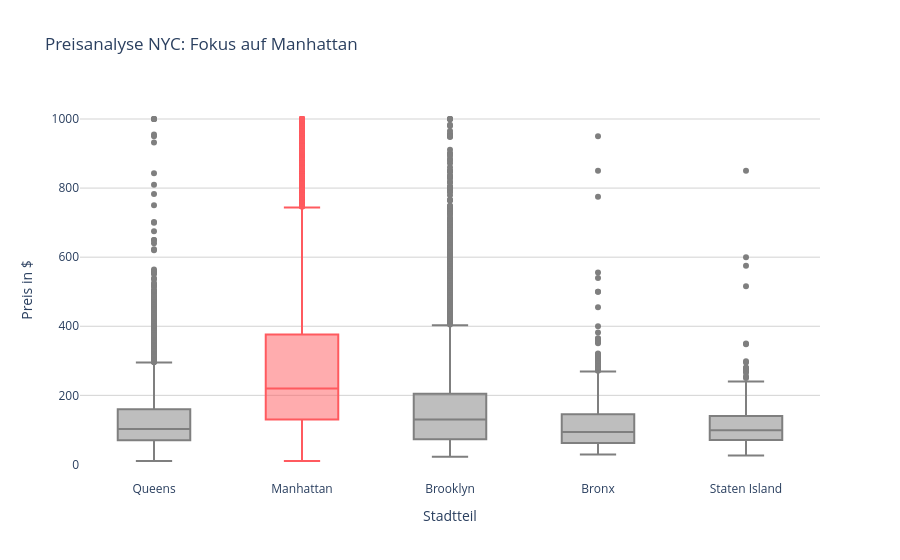

Notebook cell for this chart:
### Code cell
# 1. Farbschema definieren (Fokus Manhattan, Rest in kräftigerem Grau)
highlight_map = {
    'Manhattan': '#FF5A5F',     # Airbnb-Rot
    'Brooklyn': '#7F7F7F',      # Mittleres Dunkelgrau
    'Queens': '#7F7F7F',
    'Bronx': '#7F7F7F',
    'Staten Island': '#7F7F7F'
}

# 2. Plot erstellen
fig = px.box(df_test, 
             x='neighbourhood_group_cleansed', 
             y='price', 
             color='neighbourhood_group_cleansed',
             color_discrete_map=highlight_map,
             title='Preisanalyse NYC: Fokus auf Manhattan')

# 3. Design-Feinschliff
fig.update_layout(
    xaxis_title="Stadtteil",
    yaxis_title="Preis in $",
    plot_bgcolor='white',       # Weißer Hintergrund für maximale Farbwirkung
    showlegend=False
)

# Gitterlinien nur auf der Y-Achse für bessere Lesbarkeit der Preise
fig.update_yaxes(showgrid=True, gridcolor='LightGray')

fig.show()

### Figure 1 — Plotly figure (JSON) as saved in the notebook; plotly's stock layout.template omitted (floating-point values rounded to 4 significant figures; data arrays with more than 128 entries replaced by an {"elided": "..."} marker saying what was removed)
{"data": [{"alignmentgroup": "True", "hovertemplate": "neighbourhood_group_cleansed=%{x}<br>price=%{y}<extra></extra>", "legendgroup": "Queens", "marker": {"color": "#7F7F7F"}, "name": "Queens", "notched": false, "offsetgroup": "Queens", "orientation": "v", "showlegend": true, "type": "box", "x": {"elided": "3300 str values"}, "x0": " ", "xaxis": "x", "y": {"elided": "3300 float values"}, "y0": " ", "yaxis": "y"}, {"alignmentgroup": "True", "hovertemplate": "neighbourhood_group_cleansed=%{x}<br>price=%{y}<extra></extra>", "legendgroup": "Manhattan", "marker": {"color": "#FF5A5F"}, "name": "Manhattan", "notched": false, "offsetgroup": "Manhattan", "orientation": "v", "showlegend": true, "type": "box", "x": {"elided": "8894 str values"}, "x0": " ", "xaxis": "x", "y": {"elided": "8894 float values"}, "y0": " ", "yaxis": "y"}, {"alignmentgroup": "True", "hovertemplate": "neighbourhood_group_cleansed=%{x}<br>price=%{y}<extra></extra>", "legendgroup": "Brooklyn", "marker": {"color": "#7F7F7F"}, "name": "Brooklyn", "notched": false, "offsetgroup": "Brooklyn", "orientation": "v", "showlegend": true, "type": "box", "x": {"elided": "7427 str values"}, "x0": " ", "xaxis": "x", "y": {"elided": "7427 float values"}, "y0": " ", "yaxis": "y"}, {"alignmentgroup": "True", "hovertemplate": "neighbourhood_group_cleansed=%{x}<br>price=%{y}<extra></extra>", "legendgroup": "Bronx", "marker": {"color": "#7F7F7F"}, "name": "Bronx", "notched": false, "offsetgroup": "Bronx", "orientation": "v", "showlegend": true, "type": "box", "x": {"elided": "825 str values"}, "x0": " ", "xaxis": "x", "y": {"elided": "825 float values"}, "y0": " ", "yaxis": "y"}, {"alignmentgroup": "True", "hovertemplate": "neighbourhood_group_cleansed=%{x}<br>price=%{y}<extra></extra>", "legendgroup": "Staten Island", "marker": {"color": "#7F7F7F"}, "name": "Staten Island", "notched": false, "offsetgroup": "Staten Island", "orientation": "v", "showlegend": true, "type": "box", "x": {"elided": "309 str values"}, "x0": " ", "xaxis": "x", "y": {"elided": "309 float values"}, "y0": " ", "yaxis": "y"}], "layout": {"boxmode": "overlay", "legend": {"title": {"text": "neighbourhood_group_cleansed"}, "tracegroupgap": 0}, "plot_bgcolor": "white", "showlegend": false, "title": {"text": "Preisanalyse NYC: Fokus auf Manhattan"}, "xaxis": {"anchor": "y", "categoryarray": ["Queens", "Manhattan", "Brooklyn", "Bronx", "Staten Island"], "categoryorder": "array", "domain": [0, 1], "title": {"text": "Stadtteil"}}, "yaxis": {"anchor": "x", "domain": [0, 1], "gridcolor": "LightGray", "showgrid": true, "title": {"text": "Preis in $"}}}}
